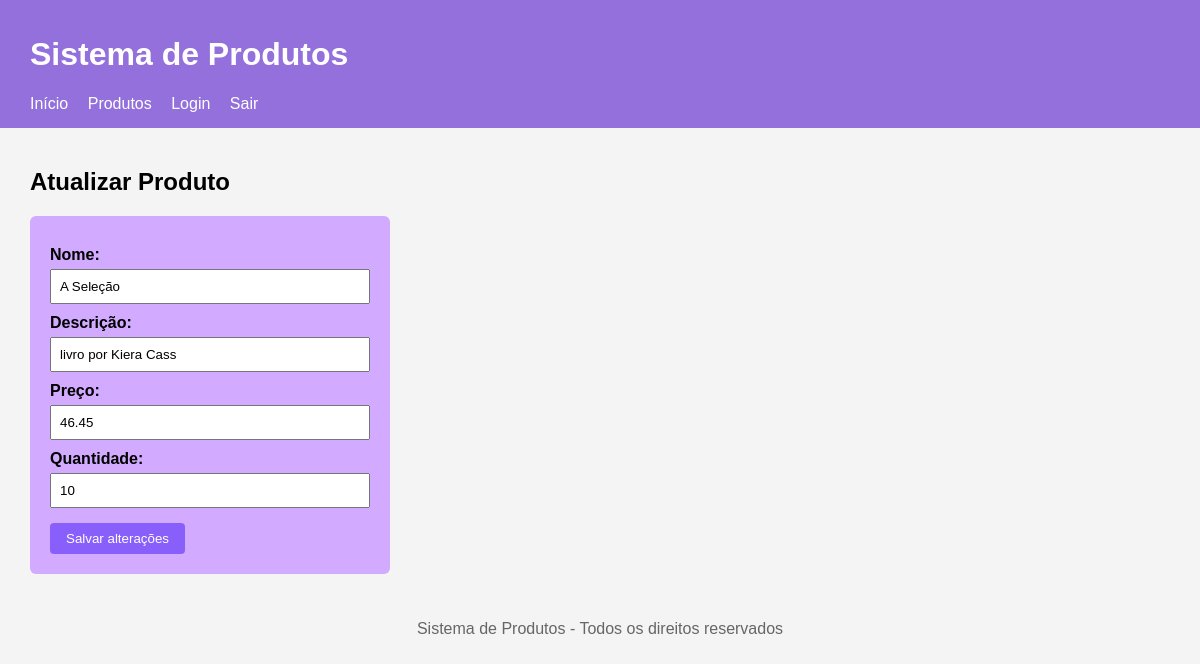
The app's page /produtos/atualizar.php?id=1 (signed in) with its own data.
### tables this page shows
CREATE TABLE `produtos` (
  `id` int(11) NOT NULL,
  `nome` varchar(100) NOT NULL,
  `descricao` varchar(255) NOT NULL,
  `preco` decimal(10,2) NOT NULL,
  `quantidade` int(11) NOT NULL
);

### produtos/atualizar.php (the view, shortened to what this page needs)
<?php
require __DIR__ . '/../conexao.php';
if ($_SERVER['REQUEST_METHOD'] == 'POST') {
    $id = $_POST['id'];
    $nome = $_POST['nome'];
    $descricao = $_POST['descricao'];
    $preco = $_POST['preco'];
    $quantidade = $_POST['quantidade'];
    $sql = "UPDATE produtos SET
            nome = '$nome',
            descricao = '$descricao',
            preco = '$preco',
            quantidade = '$quantidade'
            WHERE id = '$id'";
    mysqli_query($conexao, $sql);
    header('Location: listar.php');
    exit;
} else {
    $id = $_GET['id'];
    $sql = "SELECT * FROM produtos WHERE id = '$id'";
    $resultado = mysqli_query($conexao, $sql);
    $produto = mysqli_fetch_assoc($resultado);
}
?>
<?php require __DIR__ . '/../cabecalho.php'; ?>
<main>
    <h2>Atualizar Produto</h2>
    <form action="atualizar.php" method="POST">
        <label>Nome:</label>
        <input type="text" name="nome" value="<?php echo $produto['nome']; ?>"><br>
        <label>Descrição:</label>
        <input type="text" name="descricao" value="<?php echo $produto['descricao']; ?>"><br>
        <label>Preço:</label>
        <input type="text" name="preco" value="<?php echo $produto['preco']; ?>"><br>
        <label>Quantidade:</label>
        <input type="text" name="quantidade" value="<?php echo $produto['quantidade']; ?>"><br>
        <button type="submit">Salvar alterações</button>
    </form>
</main>
<?php require __DIR__ . '/../rodape.php'; ?>

### css/style.css (style rules this page uses)
body { font-family: Arial, sans-serif; margin: 0; background-color: #f4f4f4; }
main { padding: 20px 30px; }
form { max-width: 320px; background-color: rgb(210, 170, 255); padding: 20px; border-radius: 6px; }
form label { display: block; margin-top: 10px; font-weight: bold; }
form input { width: 100%; padding: 8px; margin-top: 5px; box-sizing: border-box; }
form button { margin-top: 15px; padding: 8px 16px; background-color: #895ffc; color: white; border: none; border-radius: 4px; cursor: pointer; }

### records on screen
produtos: nome "A Seleção", descricao "livro por Kiera Cass", preco "46.45", quantidade "10"
